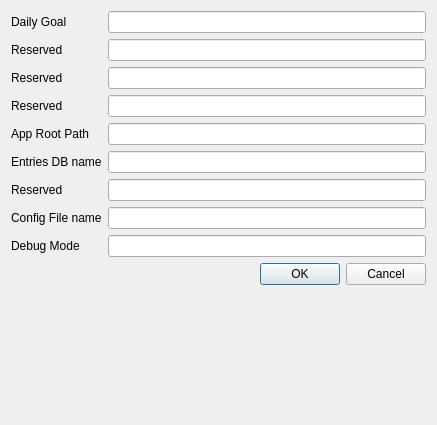
<?xml version="1.0" encoding="UTF-8"?>
<ui version="4.0">
 <class>Config</class>
 <widget class="QDialog" name="Config">
  <property name="geometry">
   <rect>
    <x>0</x>
    <y>0</y>
    <width>437</width>
    <height>425</height>
   </rect>
  </property>
  <property name="windowTitle">
   <string>Config</string>
  </property>
  <layout class="QGridLayout" name="gridLayout_2">
   <item row="0" column="0">
    <layout class="QFormLayout" name="formLayout">
     <item row="0" column="0">
      <widget class="QLabel" name="label">
       <property name="text">
        <string>Daily Goal</string>
       </property>
      </widget>
     </item>
     <item row="1" column="0">
      <widget class="QLabel" name="label_2">
       <property name="text">
        <string>Reserved</string>
       </property>
      </widget>
     </item>
     <item row="2" column="0">
      <widget class="QLabel" name="label_3">
       <property name="text">
        <string>Reserved</string>
       </property>
      </widget>
     </item>
     <item row="3" column="0">
      <widget class="QLabel" name="label_4">
       <property name="text">
        <string>Reserved</string>
       </property>
      </widget>
     </item>
     <item row="4" column="0">
      <widget class="QLabel" name="label_5">
       <property name="text">
        <string>App Root Path</string>
       </property>
      </widget>
     </item>
     <item row="5" column="0">
      <widget class="QLabel" name="label_6">
       <property name="text">
        <string>Entries DB name</string>
       </property>
      </widget>
     </item>
     <item row="6" column="0">
      <widget class="QLabel" name="label_7">
       <property name="text">
        <string>Reserved</string>
       </property>
      </widget>
     </item>
     <item row="7" column="0">
      <widget class="QLabel" name="label_8">
       <property name="text">
        <string>Config File name</string>
       </property>
      </widget>
     </item>
     <item row="8" column="0">
      <widget class="QLabel" name="label_9">
       <property name="text">
        <string>Debug Mode</string>
       </property>
      </widget>
     </item>
     <item row="0" column="1">
      <widget class="QLineEdit" name="lineEdit"/>
     </item>
     <item row="1" column="1">
      <widget class="QLineEdit" name="lineEdit_2"/>
     </item>
     <item row="2" column="1">
      <widget class="QLineEdit" name="lineEdit_3"/>
     </item>
     <item row="3" column="1">
      <widget class="QLineEdit" name="lineEdit_4"/>
     </item>
     <item row="4" column="1">
      <widget class="QLineEdit" name="lineEdit_5">
       <property name="text">
        <string/>
       </property>
      </widget>
     </item>
     <item row="5" column="1">
      <widget class="QLineEdit" name="lineEdit_6"/>
     </item>
     <item row="6" column="1">
      <widget class="QLineEdit" name="lineEdit_7"/>
     </item>
     <item row="7" column="1">
      <widget class="QLineEdit" name="lineEdit_8"/>
     </item>
     <item row="8" column="1">
      <widget class="QLineEdit" name="lineEdit_9"/>
     </item>
     <item row="9" column="1">
      <widget class="QDialogButtonBox" name="buttonBox">
       <property name="orientation">
        <enum>Qt::Horizontal</enum>
       </property>
       <property name="standardButtons">
        <set>QDialogButtonBox::Cancel|QDialogButtonBox::Ok</set>
       </property>
      </widget>
     </item>
    </layout>
   </item>
  </layout>
 </widget>
 <resources/>
 <connections/>
</ui>
